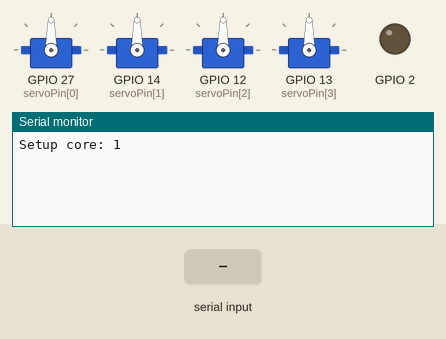
Simulated run of this program. Board: ESP32. Parts: 4 × servo, output pins drawn as LEDs (lit = HIGH), the last lines printed to the serial monitor. The test bench sets the inputs (shaded band).

Above: at 1.2 s.
1.3 s: "pointEye\n" received over Serial
At 1.9 s:
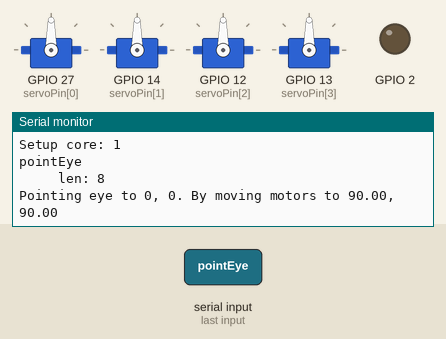
2.8 s: "dumpData\n" received over Serial
At 3.1 s:
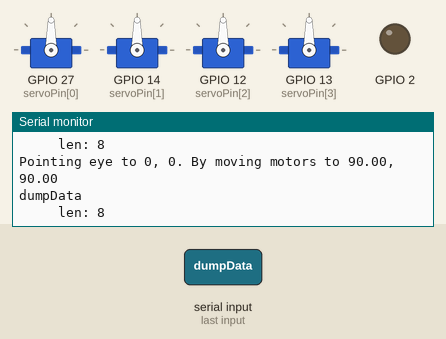
4.3 s: "sendData\n" received over Serial
At 5.4 s:
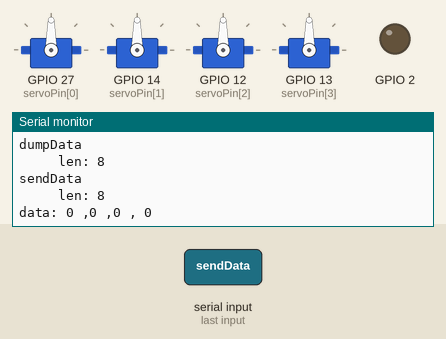

The program:

main.cpp
```cpp
/*
Serial Command key:

moveMtr <mtr select> <position (0,180)>
mtr 0: topEyelid
mtr 1: bottomEyelid
mtr 2: topEye
mtr 3: bottomEye

pointEye <point 1>, <point 2>, <point 3>
select a point in 3D cartesion coordinates and move eye to that pos

dumpData <cmd> <time>
cmd = t: dumpData = true
cmd = f: dumpData = false
cmd = c: change sendRate to time
time: transfer speed in ms

sendData
sends data

Data packet format
<yaw>, <pitch>, <roll>, <error code>
*/

/*
Remove print time for stuff running on core 0
instead have it shove values every cycle in eyeAngle and then have main loop print

In core 0 code, make it so it loops 500 times to calibrate the sensor before starting main loop
so we don't check bool every loop

check outputs from moving eye code

tune motor positions
*/

#include <Arduino.h>
#include <math.h>
#include <ESP32Servo.h>
#include <Wire.h>

//Global for IMU
TaskHandle_t Task1;
float q[4] = {1.0, 0.0, 0.0, 0.0};
int eyeAngle[3], plateAngle[3] = { 0 }; //Angle of eye
//int plateAngle[3] = { 0 }; //Angle of plate


/**************************\
*                          *
*   Code runing on core 1  *
*                          *
\**************************/


/*********************\
*    Globals core 1   *
\*********************/

//Serial communication global variables
char serialIn[100]; //The last serial communication
int serialLen = 0; //The length of the last serial communication
bool dumpData = false; //If esp32 should dump it's data, i.e. don't wait to send data
long unsigned int lastSend = 0; //Time since last data transmission when dumping data
int sendRate = 50; //Wait time before sending data [ms]
int erno = 0; //Error number, changed if program runs into an error

//Motor global variables
//Servo pins
int servoPin[4] = {27, 14, 12, 13};

//Servo objects
Servo topEyelid;
Servo bottomEyelid;
Servo topEye;
Servo bottomEye;
Servo* motors[4] = {&topEyelid, &bottomEyelid, &topEye, &bottomEye};


/*******************************\
* Funcition declarations core 1 *
\*******************************/

char readSerial();
void sendData();
void readMPU(void * pvParameters);

/*******************************\
*          Setup core 1         *
\*******************************/

void setup() {
  //Start the serial
  Serial.begin(115200);

  /*
  //Start readMPU task on core 0
  xTaskCreatePinnedToCore(
      readMPU, // Function to implement the task
      "Task1", // Name of the task
      10000,  // Stack size in words
      NULL,  // Task input parameter
      0,  // Priority of the task
      &Task1,  // Task handle.
      0); //Core where the task should run
  */

  //Setup onboard LED to debugging
  pinMode(2, OUTPUT);
  digitalWrite(2, HIGH);

  // Allow allocation of all timers
	ESP32PWM::allocateTimer(0);
	ESP32PWM::allocateTimer(1);
	ESP32PWM::allocateTimer(2);
	ESP32PWM::allocateTimer(3);

  Serial.printf("Setup core: %i\n", xPortGetCoreID());

  //Initilize the servos and set them to pos 0
  for(int i = 0; i < 4; i++){
    motors[i]->setPeriodHertz(50);
    motors[i]->attach(servoPin[i], 200, 5000); //default 1000us to 2000us
    motors[i]->write(90);
  }
}

/*******************************\
*           Loop core 1         *
\*******************************/

void loop() {
  digitalWrite(2, LOW);

  //If there is something in the serial
  char state = readSerial(); //Calls function that reads the serial and stores the value in global var serialIn

  if(state) {
    int maxDifflect = 55;

    if (!strncmp(serialIn, "moveMotr", 8)){
      int motor = int(serialIn[9]) - int('0'); //Find the motor from the string
      int position = atoi(serialIn + 10); //Find the position from the string

      if ((motor == 2 || motor == 3) && position < maxDifflect){
        position = maxDifflect;
      }

      Serial.printf("Moving motor %i to position %i\n", motor, position);
      motors[motor]->write(position); //Write to the motor

    } else if (!strncmp(serialIn, "pointEye", 8)){
      int index = 9;
      int point[3] = { 0 };

      for (int i = 0; i < 3; i++){
        char temp[100] = { 0 };
        int j = 0;

        while(!(serialIn[index] == ',') && !(serialIn[index] == '\0')){
          if(int(serialIn[index]) >= int('0') && int(serialIn[index]) <= int('9') || int(serialIn[index]) == int('-') || int(serialIn[index]) == int('.')){
            temp[j] = serialIn[index];
            j++;
          }

          index++;
        }

        index += 2;
        temp[j + 1] = '\0';
        point[i] = atoi(temp);
      }

      double topEyePos = 0;
      double bottomEyePos = 0;

      if (!((point[0] == 0) && (point[1] == 0) && (point[2] == 0))){
        double length = sqrt(point[0]*point[0] + point[1]*point[1] + point[2]*point[2]);
        double unitVector[3] = {double(point[0])/length, double(point[1])/length, double(point[2])/length};

        topEyePos = M_PI/2 - acos(unitVector[0]); //Angle of unit vecotr in Z X plane
        bottomEyePos = M_PI/2 - acos(unitVector[1]); //Angel of unit vector in Z Y plane

        topEyePos = topEyePos * (180/M_PI);
        bottomEyePos = bottomEyePos * (180/M_PI);

      }

      topEyePos += 90;
      bottomEyePos += 90;

      if (topEyePos < maxDifflect){
        topEyePos = maxDifflect;
      }
      if (bottomEyePos < maxDifflect){
        bottomEyePos = maxDifflect;
      }
      Serial.print("Pointing eye to ");
      Serial.print(point[0]);
      Serial.print(", ");
      Serial.print(point[1]);
      Serial.print(". By moving motors to ");
      Serial.print(topEyePos);
      Serial.print(", ");
      Serial.println(bottomEyePos);

      motors[3]->write(topEyePos); //Write to the motor
      motors[2]->write(bottomEyePos); //Write to the motor


    } else if (!strncmp(serialIn, "dumpData", 8)){
      if (serialIn[9] == 't'){ //Start sending data
        Serial.println("Sending data continuously");
        dumpData = true;
      } else if (serialIn[9] == 'f'){ //Stop sending data
        Serial.println("Stopping dataflow");
        dumpData = false;
      } else if (serialIn[9] == 'c'){ //Change the wait time for dumpData
        Serial.println("New data sendRate: ");
        sendRate = atoi(serialIn + 11);
        Serial.print(sendRate);
      }

    } else if (!strncmp(serialIn, "sendData", 8)){ //If serial requests data, send data
      sendData();
    } else{
      Serial.print("Command not recognized\n");
    }
  }

  // if(dumpData){
  //   digitalWrite(2, HIGH);
  // } else{
  //   digitalWrite(2, LOW);
  // }

  //If esp should dump data & enough time has elapsed, send data
  if(dumpData && millis() >= (lastSend + sendRate)){
    sendData();
    lastSend = millis();
  }
}

//Send relative data through serial
void sendData(){
  Serial.printf("data: %d ,%d ,%d , ", eyeAngle[0], eyeAngle[1], eyeAngle[2]);
  //Serial.printf("%d, %d, %d", plateAngle[0], plateAngle[1], plateAngle[2]);
  //Serial.print(" ");
  Serial.println(erno);
}

int serialInIndex = 0;

//Read the serial and put it in an array, returns 1 when full command is ready to be parsed
char readSerial(){
  int startTime = millis();

  while(Serial.available() && (millis() < startTime + 1000)){
    char incomingChar = Serial.read();

    //If the end of the command is reached, return the message
    if (incomingChar == '\n'){
      serialIn[serialInIndex] = '\0';
      serialLen = serialInIndex;
      serialInIndex = 0;
      Serial.printf("\n     len: %d\r\n", serialLen);
      return 1;
    } else if(incomingChar == '\b') {
      Serial.print("\b \b");
      serialInIndex--;
    } else{ //Add char onto the array of chars
      serialIn[serialInIndex] = incomingChar;
      serialInIndex++;
      Serial.print(incomingChar);
    }
    //delay(1);
  }

  return 0;
}


/**************************\
*                          *
*   Code runing on core 0  *
*                          *
\*************************


//Uses mahony filtering to stabalize values
void Mahony_update(float ax, float ay, float az, float gx, float gy, float gz, float deltat) {
  float recipNorm;
  float vx, vy, vz;
  float ex, ey, ez;  //error terms
  float qa, qb, qc;
  static float ix = 0.0, iy = 0.0, iz = 0.0;  //integral feedback terms
  float tmp;

  //These variables might work
  float Ki = 0.0;
  float Kp = 30.0;

  // Compute feedback only if accelerometer measurement valid (avoids NaN in accelerometer normalisation)

//  tmp = ax * ax + ay * ay + az * az;
   tmp = 0.0; //IGNORE ACCELEROMETER

  // ignore accelerometer if false (tested OK, SJR)
  if (tmp > 0.0)
  {

    // Normalise accelerometer (assumed to measure the direction of gravity in body frame)
    recipNorm = 1.0 / sqrt(tmp);
    ax *= recipNorm;
    ay *= recipNorm;
    az *= recipNorm;

    // Estimated direction of gravity in the body frame (factor of two divided out)
    vx = q[1] * q[3] - q[0] * q[2];
    vy = q[0] * q[1] + q[2] * q[3];
    vz = q[0] * q[0] - 0.5f + q[3] * q[3];

    // Error is cross product between estimated and measured direction of gravity in body frame
    // (half the actual magnitude)
    ex = (ay * vz - az * vy);
    ey = (az * vx - ax * vz);
    ez = (ax * vy - ay * vx);

    // Compute and apply to gyro term the integral feedback, if enabled
    if (Ki > 0.0f) {
      ix += Ki * ex * deltat;  // integral error scaled by Ki
      iy += Ki * ey * deltat;
      iz += Ki * ez * deltat;
      gx += ix;  // apply integral feedback
      gy += iy;
      gz += iz;
    }

    // Apply proportional feedback to gyro term
    gx += Kp * ex;
    gy += Kp * ey;
    gz += Kp * ez;
  }

  // Integrate rate of change of quaternion, given by gyro term
  // rate of change = current orientation quaternion (qmult) gyro rate

  deltat = 0.5 * deltat;
  gx *= deltat;   // pre-multiply common factors
  gy *= deltat;
  gz *= deltat;
  qa = q[0];
  qb = q[1];
  qc = q[2];

  //add qmult*delta_t to current orientation
  q[0] += (-qb * gx - qc * gy - q[3] * gz);
  q[1] += (qa * gx + qc * gz - q[3] * gy);
  q[2] += (qa * gy - qb * gz + q[3] * gx);
  q[3] += (qa * gz + qb * gy - qc * gx);

  // Normalise quaternion
  recipNorm = 1.0 / sqrt(q[0] * q[0] + q[1] * q[1] + q[2] * q[2] + q[3] * q[3]);
  q[0] = q[0] * recipNorm;
  q[1] = q[1] * recipNorm;
  q[2] = q[2] * recipNorm;
  q[3] = q[3] * recipNorm;
}


void readMPU(void * pvParameters){

  /*********************\
  *    Globals core 0   *
  \*********************

  int MPU_addr = 0x68;
  int cal_gyro = 1;  //set to zero to use gyro calibration offsets below.

  // vvvvvvvvvvvvvvvvvv  VERY VERY IMPORTANT vvvvvvvvvvvvvvvvvvvvvvvvvvvvv
  //These are the previously determined offsets and scale factors for accelerometer and gyro for
  // a particular example of an MPU-6050. They are not correct for other examples.
  //The AHRS will NOT work well or at all if these are not correct

  float A_cal[6] = {0.0, 0.0, 0.0, 1.000, 1.000, 1.000}; // 0..2 offset xyz, 3..5 scale xyz
  float G_off[3] = { 0., 0., 0.}; //raw offsets, determined for gyro at rest
  #define gscale ((250./32768.0)*(PI/180.0))  //gyro default 250 LSB per d/s -> rad/s

  // ^^^^^^^^^^^^^^^^^^^ VERY VERY IMPORTANT ^^^^^^^^^^^^^^^^^^^^^^^^^^^^^^

  // Free parameters in the Mahony filter and fusion scheme,
  // Kp for proportional feedback, Ki for integral
  float Kp = 30.0;
  float Ki = 0.0;

  // Notes: with MPU-9250, angles start oscillating at Kp=40. Ki does not seem to help and is not required.
  // with MPU-6050, some instability observed at Kp=100, Kp=30 works well

  // char s[60]; //snprintf buffer, if needed for debug

  // globals for AHRS loop timing
  float yaw, pitch, roll; //Euler angle output

  int print_ms = 300;

  /*********************\
  *     Setup core 0    *
  \*********************

  Wire.begin(35,34);
  Serial.printf("Starting mpu readings on core %i\n", xPortGetCoreID());

  // initialize sensor
  // defaults for gyro and accel sensitivity are 250 dps and +/- 2 g
  Wire.beginTransmission(MPU_addr);
  Wire.write(0x6B);  // PWR_MGMT_1 register
  Wire.write(0);     // set to zero (wakes up the MPU-6050)
  Wire.endTransmission(true);

  /*********************\
  *     Loop core 0     *
  \*********************

  while(1){
    static unsigned int i = 0; //loop counter
    static float deltat = 0;  //loop time in seconds
    static unsigned long now = 0, last = 0; //micros() timers
    static long gsum[3] = {0};
    //raw data
    int16_t ax, ay, az;
    int16_t gx, gy, gz;
    int16_t Tmp; //temperature

    //scaled data as vector
    float Axyz[3];
    float Gxyz[3];


    Wire.beginTransmission(MPU_addr);
    Wire.write(0x3B);  // starting with register 0x3B (ACCEL_XOUT_H)
    Wire.endTransmission(true);
    Wire.requestFrom(MPU_addr, 14); // request a total of 14 registers
    int t = Wire.read() << 8;
    ax = t | Wire.read(); // 0x3B (ACCEL_XOUT_H) & 0x3C (ACCEL_XOUT_L)
    t = Wire.read() << 8;
    ay = t | Wire.read(); // 0x3D (ACCEL_YOUT_H) & 0x3E (ACCEL_YOUT_L)
    t = Wire.read() << 8;
    az = t | Wire.read(); // 0x3F (ACCEL_ZOUT_H) & 0x40 (ACCEL_ZOUT_L)
    t = Wire.read() << 8;
    Tmp = t | Wire.read(); // 0x41 (TEMP_OUT_H) & 0x42 (TEMP_OUT_L)
    t = Wire.read() << 8;
    gx = t | Wire.read(); // 0x43 (GYRO_XOUT_H) & 0x44 (GYRO_XOUT_L)
    t = Wire.read() << 8;
    gy = t | Wire.read(); // 0x45 (GYRO_YOUT_H) & 0x46 (GYRO_YOUT_L)
    t = Wire.read() << 8;
    gz = t | Wire.read(); // 0x47 (GYRO_ZOUT_H) & 0x48 (GYRO_ZOUT_L)

    // calibrate gyro upon startup. SENSOR MUST BE HELD STILL (a few seconds)
    i++;
    if (cal_gyro) {

      gsum[0] += gx; gsum[1] += gy; gsum[2] += gz;
      if (i == 500) {
        cal_gyro = 0;  //turn off calibration and print results

        for (char k = 0; k < 3; k++) G_off[k] = ((float) gsum[k]) / 500.0;

        Serial.print("G_Off: ");
        Serial.print(G_off[0]);
        Serial.print(", ");
        Serial.print(G_off[1]);
        Serial.print(", ");
        Serial.print(G_off[2]);
        Serial.println();
      }
    }

    // normal AHRS calculations

    else {
      Axyz[0] = (float) ax;
      Axyz[1] = (float) ay;
      Axyz[2] = (float) az;

      //apply offsets and scale factors from Magneto
      for (i = 0; i < 3; i++) Axyz[i] = (Axyz[i] - A_cal[i]) * A_cal[i + 3];

      Gxyz[0] = ((float) gx - G_off[0]) * gscale; //250 LSB(d/s) default to radians/s
      Gxyz[1] = ((float) gy - G_off[1]) * gscale;
      Gxyz[2] = ((float) gz - G_off[2]) * gscale;

      //  snprintf(s,sizeof(s),"mpu raw %d,%d,%d,%d,%d,%d",ax,ay,az,gx,gy,gz);
      //  Serial.println(s);

      now = micros();
      deltat = (now - last) * 1.0e-6; //seconds since last update
      last = now;

      Mahony_update(Axyz[0], Axyz[1], Axyz[2], Gxyz[0], Gxyz[1], Gxyz[2], deltat);

      // Compute Tait-Bryan angles. Strictly valid only for approximately level movement

      // In this coordinate system, the positive z-axis is down toward Earth.
      // Yaw is the angle between Sensor x-axis and Earth magnetic North
      // (or true North if corrected for local declination, looking down on the sensor
      // positive yaw is counterclockwise, which is not conventional for NED navigation.
      // Pitch is angle between sensor x-axis and Earth ground plane, toward the
      // Earth is positive, up toward the sky is negative. Roll is angle between
      // sensor y-axis and Earth ground plane, y-axis up is positive roll. These
      // arise from the definition of the homogeneous rotation matrix constructed
      // from quaternions. Tait-Bryan angles as well as Euler angles are
      // non-commutative; that is, the get the correct orientation the rotations
      // must be applied in the correct order which for this configuration is yaw,
      // pitch, and then roll.
      // http://en.wikipedia.org/wiki/Conversion_between_quaternions_and_Euler_angles
      // which has additional links.

        // WARNING: This angular conversion is for DEMONSTRATION PURPOSES ONLY. It WILL
        // MALFUNCTION for certain combinations of angles! See https://en.wikipedia.org/wiki/Gimbal_lock

      roll  = atan2((q[0] * q[1] + q[2] * q[3]), 0.5 - (q[1] * q[1] + q[2] * q[2]));
      pitch = asin(2.0 * (q[0] * q[2] - q[1] * q[3]));
      //conventional yaw increases clockwise from North. Not that the MPU-6050 knows where North is.
      yaw   = -atan2((q[1] * q[2] + q[0] * q[3]), 0.5 - ( q[2] * q[2] + q[3] * q[3]));
      // to degrees
      yaw   *= 180.0 / PI;
      if (yaw < 0) yaw += 360.0; //compass circle
      //ccrrect for local magnetic declination here
      pitch *= 180.0 / PI;
      roll *= 180.0 / PI;


      eyeAngle[0] = yaw;
      eyeAngle[1] = pitch;
      eyeAngle[2] = roll;
    }
  }
}

*/
```

Measured:
- after the input at 1.3 s, the serial monitor: prints a new line at once (image 1)
- after the input at 2.8 s, the serial monitor: prints a new line at once (image 2)
- after the input at 4.3 s, the serial monitor: prints a new line at once (image 3)
